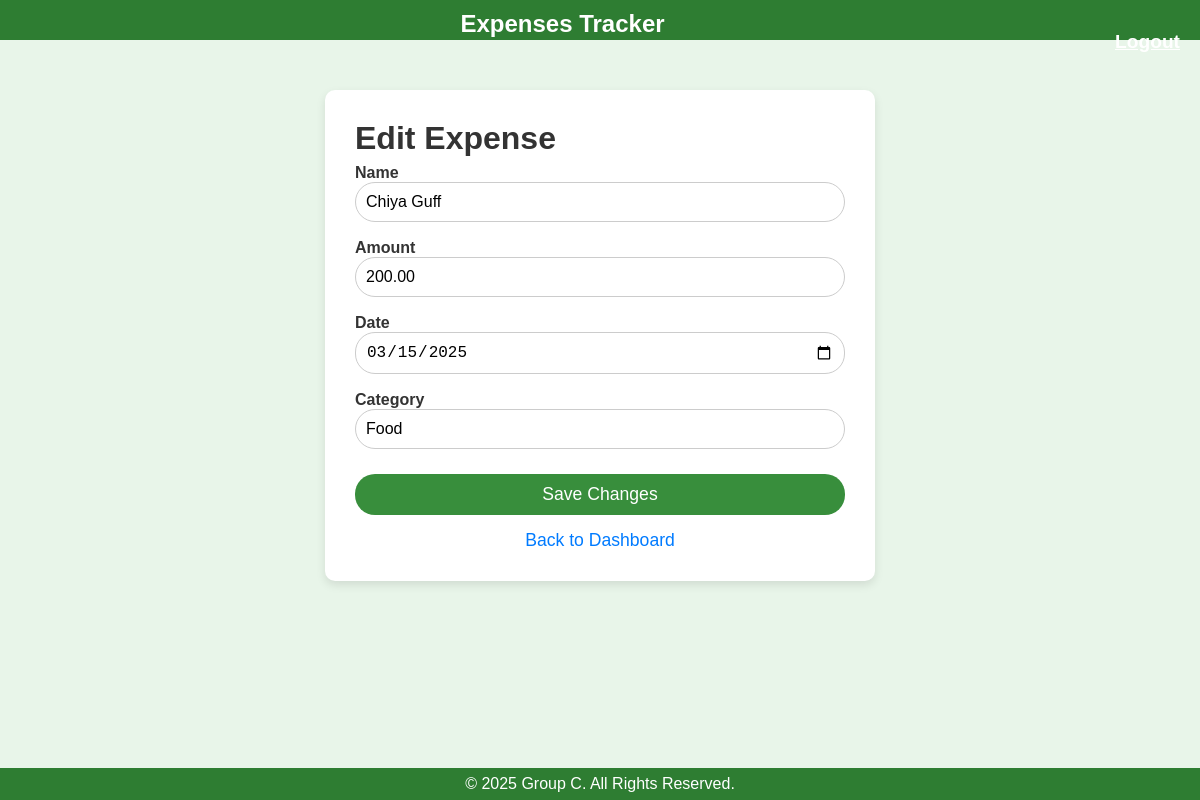
The app's page /admin-expense/edit/2/true/ (signed in) with its own data.
### myapp/models.py (models this page shows, shortened)
class GroupExpense(models.Model):
    name = models.CharField(max_length=200)
    amount = models.DecimalField(max_digits=10, decimal_places=2)
    date = models.DateField()
    category = models.CharField(max_length=100)
    is_group = models.BooleanField(default=True)
    member1 = models.CharField(max_length=100, blank=True, null=True)
    member2 = models.CharField(max_length=100, blank=True, null=True)
    member3 = models.CharField(max_length=100, blank=True, null=True)
    member4 = models.CharField(max_length=100, blank=True, null=True)
    member5 = models.CharField(max_length=100, blank=True, null=True)

### myapp/views.py (the view, shortened to what this page needs)
# urls.py: path('admin-expense/edit/<int:expense_id>/<str:is_group>/', views.admin_expense_edit, name='admin_expense_edit'),
@user_passes_test(is_superuser, login_url='admin_login')
def admin_expense_edit(request, expense_id, is_group):
    is_group = True if is_group.lower() == 'true' else False
    if is_group:
        expense = get_object_or_404(GroupExpense, id=expense_id)
    else:
        expense = get_object_or_404(IndividualExpense, id=expense_id)
    return render(request, 'admin_expense_edit.html', {'expense': expense, 'is_group': is_group})

### myapp/views.py (called while the page is built)
def is_superuser(user):
    return user.is_authenticated and user.is_superuser

### templates/admin_expense_edit.html (shortened to what this page needs)
    {% load static %}
<!DOCTYPE html>
<html lang="en">
<head>
    {% load static %}
    <link rel="stylesheet" href="{% static 'css/styles.css' %}">
</head>
<body>
    <nav class="navbar">
        <div class="navbar-container">
            <h2 class="navbar-brand">Expenses Tracker</h2>
            <a href="{% url 'admin_logout' %}" class="navbar-link">Logout</a>
        </div>
    </nav>
    <div class="container">
        <h1>Edit Expense</h1>
        <form method="POST">
            <label for="name">Name</label>
            <input type="text" id="name" name="name" value="{{ expense.name }}" required>
            <label for="amount">Amount</label>
            <input type="number" id="amount" name="amount" value="{{ expense.amount }}" required>
            <label for="date">Date</label>
            <input type="date" id="date" name="date" value="{{ expense.date|date:'Y-m-d' }}" required>
            <label for="category">Category</label>
            <input type="text" id="category" name="category" value="{{ expense.category }}" required>
            <button type="submit">Save Changes</button>
        </form>
        <a href="{% url 'admin_dashboard' %}">Back to Dashboard</a>
    </div>
    <footer>
        <p>&copy; 2025 Group C. All Rights Reserved.</p>
    </footer>
</body>
</html>

### static/css/styles.css (style rules this page uses)
* { margin: 0; padding: 0; box-sizing: border-box; }
body { font-family: Arial, sans-serif; background-color: #f0f4f7; color: #333; }
.navbar { background-color: #333; padding: 10px 0; }
.navbar-container { width: 80%; margin: 0 auto; display: flex; justify-content: space-between; align-items: center; }
.navbar-brand { color: white; font-size: 24px; text-decoration: none; }
.navbar-link { color: white; text-decoration: none; margin-left: 20px; }

### templates/admin_expense_edit.html (style rules this page uses)
body { background-color: #e8f5e9; font-family: Arial, sans-serif; padding-top: 70px; }
.navbar { background-color: #2e7d32; color: white; height: 40px; font-weight: bold; font-size: 1.2rem; padding: 10px 20px; position: fixed; top: 0; width: 100%; z-index: 1000; }
.navbar-container { display: flex; justify-content: space-between; align-items: center; width: 100%; }
.navbar-brand { color: white; font-size: 1.5rem; font-weight: bold; text-decoration: none; text-align: center; width: 100%; }
.navbar-link { color: white; font-size: 1.2rem; text-decoration: underline; margin-left: 10px; }
.container { max-width: 550px; margin: 20px auto; background: white; padding: 30px; border-radius: 10px; box-shadow: 0px 4px 10px rgba(0, 0, 0, 0.1); }
h2 { text-align: center; color:white; font-size: 1.5rem; margin-bottom: 20px; justify-content: center; }
form { display: flex; flex-direction: column; }
label { font-weight: bold; margin-top: 7px; color: #333; }
input { padding: 10px; border: 1px solid #ccc; border-radius: 20px; font-size: 1rem; width: 100%; margin-bottom: 10px; }
button { background-color: #388e3c; color: white; padding: 10px; border: none; border-radius: 20px; font-size: 1.1rem; cursor: pointer; width: 100%; margin-top: 15px; }
a { display: block; text-align: center; margin-top: 15px; font-size: 1.1rem; text-decoration: none; color: #007bff; }
footer { position: fixed; bottom: 0; width: 100%; background-color: #2e7d32; color: white; text-align: center; padding: 7px 0; }

### records on screen
GroupExpense: name "Chiya Guff", amount "200.00", date "03/15/2025", category "Food"
